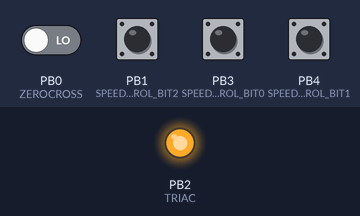
A sketch run on a simulated ATtiny85, built with avr-gcc and run on an emulated ATtiny85. Shown: output pins drawn as LEDs (lit = HIGH). The inputs (shaded band) are chosen by the test bench; at power-on: PB1 (SPEED_CONTROL_BIT2), PB3 (SPEED_CONTROL_BIT0), PB4 (SPEED_CONTROL_BIT1) HIGH, PB0 (ZEROCROSS) LOW.

Above: at 1.2 s.
1.3 s: PB0 (ZEROCROSS) driven HIGH
At 2.5 s:
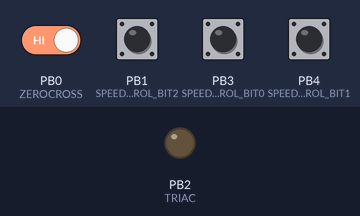
Timing chart, 0 to 4.3 s (numbered marks = the images above; inputs shaded):
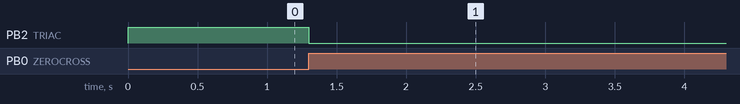

The sketch:

ATTINY85-Fan-Control-v2.ino
```cpp
// (licence header left out)
#include <avr/io.h>
#include <avr/interrupt.h>

//--------- PINS -----------------------------
#define ZEROCROSS  0  //zero cross detect

#define SPEED_CONTROL_BIT0  3 // Speed control input
#define SPEED_CONTROL_BIT1  4
#define SPEED_CONTROL_BIT2  1

#define TRIAC 2 //triac gate
//--------------------------------------------

#define PULSE 2   //trigger pulse width (counts)

//Range from 1 to 100
//The higher the number, more of the wave is chopped

int speed_control_bit0 ;
int speed_control_bit1 ;
int speed_control_bit2 ;
int speed_control ;

void setup()
{
  pinMode(TRIAC,OUTPUT);// Set AC Load pin as output

  pinMode(ZEROCROSS,INPUT);

  pinMode(SPEED_CONTROL_BIT0,INPUT_PULLUP);
  pinMode(SPEED_CONTROL_BIT1,INPUT_PULLUP);
  pinMode(SPEED_CONTROL_BIT2,INPUT_PULLUP);

  //Enable Pin Change Interrupts
  GIMSK = 0b00100000 ; //turn on and Pin change interrupts

  //Use Arduino pin 0 as Pin change intrs
  PCMSK |= 0b00000001 ;

  // set up Timer1 compare value
  OCR1A = 10;      // initialize the comparator  compared with TCNT1

  // enable comparator A and overflow interrupts
  //TIMSK != ( 1 << OCIE1A); //enable comparator interrupt
  //TIMSK != ( 1 << TOIE1) ; //enable overflow interrupt
  TIMSK = 0x44 ;

  //Timer 1, init, don't start
  TCCR1 = 0;

  sei();
}

ISR(PCINT0_vect) {
  //Start timer with divide by 64 for a 1 MHz clock.
  //TCCR1 != (1 << CS12);
  //TCCR1 != (1 << CS11);
  //TCCR1 != (1 << CS10);
  TCCR1 = 0x07; //The above is same as 0x0E

  TCNT1 = 0;   //reset timer - count from zero

  sei();
}

ISR(TIMER1_COMPA_vect){     // comparator match. overflow was achieved when the value of 'i' is matched
  digitalWrite(TRIAC,HIGH);   // Triac will be set high
  TCNT1 = 255-PULSE;        // trigger pulse width counts 4 periods of 16uS

  sei();
}

ISR(TIMER1_OVF_vect){       // timer1 overflow is reached after 4x16us
  digitalWrite(TRIAC,LOW);    // turn off triac gate
  TCCR1 = 0x00;              // disable timer stopd unintended triggers

  sei();
}

void loop()  {

  speed_control_bit0 = digitalRead(SPEED_CONTROL_BIT0);
  speed_control_bit1 = digitalRead(SPEED_CONTROL_BIT1);
  speed_control_bit2 = digitalRead(SPEED_CONTROL_BIT2);

  speed_control = (speed_control_bit2 << 2) | (speed_control_bit1 << 1) | speed_control_bit0;

  switch(speed_control) {
    case 7:
    OCR1A = 20 ;
    break ;

    case 6:
    OCR1A = 40 ;
    break;

    case 5:
    OCR1A = 60 ;
    break;

    case 4:
    OCR1A = 80 ;
    break;

    case 3:
    OCR1A = 100 ;
    break ;

    case 2:
    OCR1A = 120 ;
    break ;

    case 1:
    OCR1A = 130 ;
    break ;

    case 0:
    OCR1A = 150 ;
    break ;

  }

  delay(50);

}
```

Measured:
- after the input at 1.3 s, PB2 (TRIAC): HIGH → LOW at once
